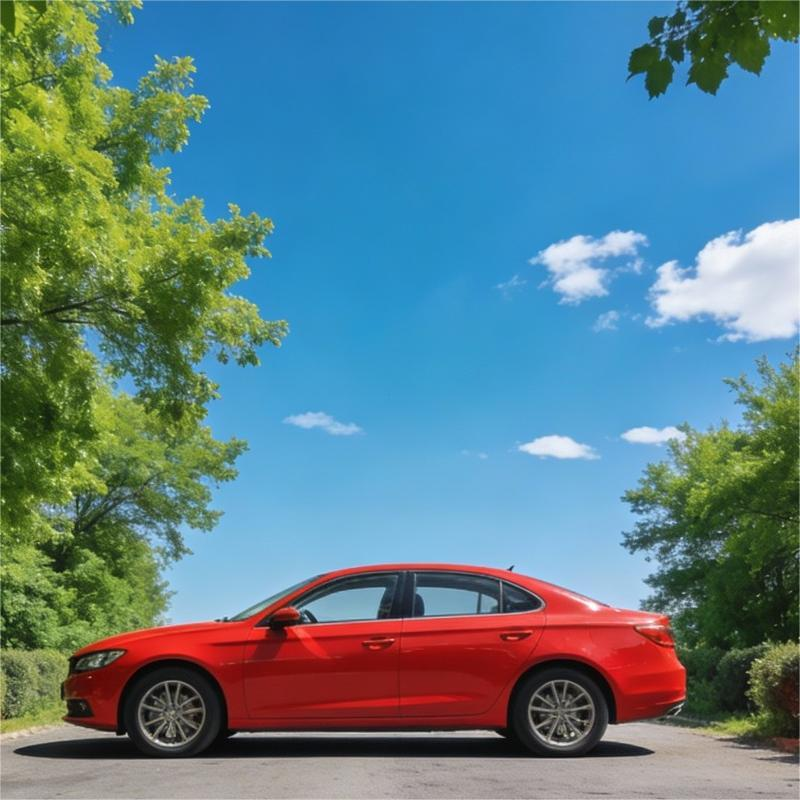
#> input picture araba.jpeg, 800 x 800 px
$ python main.py
#> lines starting #> are read from the running program, lines starting #| are printed output that depends on the picture; after the words box and inside, x2 and y2 are one past the last pixel; in counts of white or black regions, pixels touching at a corner belong together
### renk_gruplama.py
"""
Delta E ile Renk Gruplama
=========================
LAB uzayında benzer renkleri gruplar.
"""

import cv2
import numpy as np
from collections import defaultdict


def delta_e_cie76(lab1, lab2):
    """İki LAB rengi arasındaki Delta E mesafesi."""
    return np.sqrt(np.sum((np.array(lab1) - np.array(lab2)) ** 2))


def dominant_renkler_bul(goruntu: np.ndarray, k: int = 8) -> np.ndarray:
    """
    K-Means ile görüntüdeki baskın renkleri bulur.

    Args:
        goruntu: BGR formatında görüntü
        k: Renk sayısı

    Returns:
        np.ndarray: Baskın renkler (LAB formatında)
    """
    # LAB'a dönüştür
    lab = cv2.cvtColor(goruntu, cv2.COLOR_BGR2LAB)
    pixels = lab.reshape(-1, 3).astype(np.float32)

    # K-Means
    criteria = (cv2.TERM_CRITERIA_EPS + cv2.TERM_CRITERIA_MAX_ITER, 100, 0.2)
    _, labels, centers = cv2.kmeans(pixels, k, None, criteria, 10, cv2.KMEANS_RANDOM_CENTERS)

    return centers


def renkleri_grupla(renkler_lab: list, esik: float = 10.0) -> dict:
    """
    Delta E eşiğine göre benzer renkleri gruplar.

    Args:
        renkler_lab: LAB renk listesi [(L, a, b), ...]
        esik: Maksimum Delta E değeri (aynı grup için)

    Returns:
        dict: {grup_id: [renkler]}
    """
    gruplar = defaultdict(list)
    atanmis = set()
    grup_id = 0

    for i, renk1 in enumerate(renkler_lab):
        if i in atanmis:
            continue

        gruplar[grup_id].append(renk1)
        atanmis.add(i)

        for j, renk2 in enumerate(renkler_lab):
            if j in atanmis:
                continue

            de = delta_e_cie76(renk1, renk2)
            if de <= esik:
                gruplar[grup_id].append(renk2)
                atanmis.add(j)

        grup_id += 1

    return dict(gruplar)


# [39 lines left out: function renk_haritasi_olustur, not called in this run]


# [8 lines that do not run on import are left out]

### morfoloji.py
"""
Morfolojik İşlemler
===================
Segmentasyon sonuçlarını iyileştirmek için açma/kapama işlemleri.
"""

import cv2
import numpy as np


def kernel_olustur(boyut: int = 5, sekil: str = 'kare') -> np.ndarray:
    """
    Morfolojik işlemler için yapısal element oluşturur.

    Args:
        boyut: Kernel boyutu (tek sayı olmalı)
        sekil: 'kare', 'daire', veya 'capraz'

    Returns:
        np.ndarray: Yapısal element
    """
    if sekil == 'kare':
        return cv2.getStructuringElement(cv2.MORPH_RECT, (boyut, boyut))
    elif sekil == 'daire':
        return cv2.getStructuringElement(cv2.MORPH_ELLIPSE, (boyut, boyut))
    elif sekil == 'capraz':
        return cv2.getStructuringElement(cv2.MORPH_CROSS, (boyut, boyut))
    else:
        raise ValueError(f"Bilinmeyen şekil: {sekil}")


def acma(maske: np.ndarray, kernel_boyut: int = 5) -> np.ndarray:
    """
    Açma (Opening) işlemi: Erozyon + Genişleme
    Küçük gürültüleri temizler.

    Args:
        maske: Binary maske
        kernel_boyut: Yapısal element boyutu

    Returns:
        np.ndarray: İşlenmiş maske
    """
    kernel = kernel_olustur(kernel_boyut, 'kare')
    return cv2.morphologyEx(maske, cv2.MORPH_OPEN, kernel)


def kapama(maske: np.ndarray, kernel_boyut: int = 5) -> np.ndarray:
    """
    Kapama (Closing) işlemi: Genişleme + Erozyon
    Küçük delikleri doldurur.

    Args:
        maske: Binary maske
        kernel_boyut: Yapısal element boyutu

    Returns:
        np.ndarray: İşlenmiş maske
    """
    kernel = kernel_olustur(kernel_boyut, 'kare')
    return cv2.morphologyEx(maske, cv2.MORPH_CLOSE, kernel)


# [10 lines left out: functions erozyon, genisleme, not called in this run]


def tam_iyilestirme(maske: np.ndarray,
                    acma_boyut: int = 3,
                    kapama_boyut: int = 5) -> np.ndarray:
    """
    Tam iyileştirme: Önce açma (gürültü temizle), sonra kapama (delikleri doldur).

    Args:
        maske: Binary maske
        acma_boyut: Açma kernel boyutu
        kapama_boyut: Kapama kernel boyutu

    Returns:
        np.ndarray: İyileştirilmiş maske
    """
    # Önce açma ile küçük gürültüleri temizle
    sonuc = acma(maske, acma_boyut)
    # Sonra kapama ile delikleri doldur
    sonuc = kapama(sonuc, kapama_boyut)
    return sonuc


# [3 lines that do not run on import are left out]

### segmentasyon.py
"""
HSV Tabanlı Renk Segmentasyonu
==============================
Belirli renkteki nesneleri görüntüden ayırır.
"""

import cv2
import numpy as np


# Yaygın renklerin HSV aralıkları (OpenCV: H:0-180, S:0-255, V:0-255)
RENK_ARALIKLARI = {
    'kirmizi': [
        (np.array([0, 100, 100]), np.array([10, 255, 255])),
        (np.array([160, 100, 100]), np.array([180, 255, 255]))
    ],
    'turuncu': [(np.array([10, 100, 100]), np.array([25, 255, 255]))],
    'sari': [(np.array([25, 100, 100]), np.array([35, 255, 255]))],
    'yesil': [(np.array([35, 100, 100]), np.array([85, 255, 255]))],
    'cyan': [(np.array([85, 100, 100]), np.array([100, 255, 255]))],
    'mavi': [(np.array([100, 100, 100]), np.array([130, 255, 255]))],
    'mor': [(np.array([130, 100, 100]), np.array([160, 255, 255]))],
}


def renk_segmentasyonu(goruntu: np.ndarray, renk: str) -> np.ndarray:
    """
    HSV uzayında belirli bir rengi segmente eder.

    Args:
        goruntu: BGR formatında görüntü
        renk: 'kirmizi', 'yesil', 'mavi' vb.

    Returns:
        np.ndarray: Binary maske (0 veya 255)
    """
    if renk not in RENK_ARALIKLARI:
        raise ValueError(f"Bilinmeyen renk: {renk}. Seçenekler: {list(RENK_ARALIKLARI.keys())}")

    # BGR → HSV
    hsv = cv2.cvtColor(goruntu, cv2.COLOR_BGR2HSV)

    # Her aralık için maske oluştur ve birleştir
    maske = np.zeros(goruntu.shape[:2], dtype=np.uint8)
    for alt, ust in RENK_ARALIKLARI[renk]:
        maske_parcasi = cv2.inRange(hsv, alt, ust)
        maske = cv2.bitwise_or(maske, maske_parcasi)

    return maske


# [20 lines left out: function ozel_aralik_segmentasyonu, not called in this run]


def maskeyi_uygula(goruntu: np.ndarray, maske: np.ndarray) -> np.ndarray:
    """Maskeyi görüntüye uygula, sadece seçili bölgeyi göster."""
    return cv2.bitwise_and(goruntu, goruntu, mask=maske)


# [3 lines that do not run on import are left out]

### main.py
"""
Görüntü İşleme Ödevi - Renk Uzayları ve Segmentasyon
Proje 4: RGB, HSV, LAB renk uzayları ile renk tabanlı segmentasyon

Görevler:
1. RGB'den HSV ve LAB'a dönüşüm
2. HSV ile çoklu renk segmentasyonu
3. LAB Delta E ile renk gruplama
4. Morfolojik işlemlerle iyileştirme
"""

import cv2
import numpy as np
from segmentasyon import renk_segmentasyonu, maskeyi_uygula
from morfoloji import tam_iyilestirme, acma, kapama
from renk_gruplama import dominant_renkler_bul, delta_e_cie76, renkleri_grupla


def gorev1_renk_uzayi_donusumleri(goruntu: np.ndarray):
    """Görev 1: RGB'den HSV ve LAB'a dönüşüm"""

    # RGB'den HSV'ye dönüştürüyorum
    hsv = cv2.cvtColor(goruntu, cv2.COLOR_BGR2HSV)

    # RGB'den LAB'a dönüştürüyorum
    lab = cv2.cvtColor(goruntu, cv2.COLOR_BGR2LAB)

    # Sonuçları gösteriyorum
    cv2.imshow('Orijinal Goruntu (RGB)', goruntu)
    cv2.imshow('HSV Goruntu', hsv)
    cv2.imshow('LAB Goruntu', lab)
    cv2.waitKey(0)
    cv2.destroyAllWindows()


def gorev2_hsv_segmentasyon(goruntu: np.ndarray):
    """Görev 2: HSV ile çoklu renk segmentasyonu"""

    renkler = ['kirmizi', 'yesil', 'mavi']
    maskeler = {}
    segmente_nesneler = {}

    # Her renk için segmentasyon yapıyorum
    for renk in renkler:
        maske = renk_segmentasyonu(goruntu, renk)
        segmente_nesne = maskeyi_uygula(goruntu, maske)

        maskeler[renk] = maske
        segmente_nesneler[renk] = segmente_nesne

    # Sonuçları gösteriyorum
    for renk in renkler:
        # Maske ve segmente edilmiş görüntüyü yan yana koyuyorum
        maske_bgr = cv2.cvtColor(maskeler[renk], cv2.COLOR_GRAY2BGR)
        birlesik = np.hstack([maske_bgr, segmente_nesneler[renk]])

        # Ekrana sığması için boyutlandırıyorum
        yukseklik, genislik = birlesik.shape[:2]
        yeni_genislik = int(genislik * 0.5)
        yeni_yukseklik = int(yukseklik * 0.5)
        birlesik_kucuk = cv2.resize(birlesik, (yeni_genislik, yeni_yukseklik))

        cv2.imshow(f'{renk.capitalize()} - Maske | Segmente', birlesik_kucuk)

    cv2.waitKey(0)
    cv2.destroyAllWindows()

    return maskeler


def gorev3_delta_e_gruplama(goruntu: np.ndarray):
    """Görev 3: LAB Delta E ile renk gruplama (GERÇEK KULLANIM)"""

    # 1️⃣ K-Means ile baskın renkleri bul
    k = 8
    dominant = dominant_renkler_bul(goruntu, k=k)  # LAB formatında

    # 2️⃣ Delta E ile renkleri grupla
    renkler_liste = [tuple(r) for r in dominant]
    gruplar = renkleri_grupla(renkler_liste, esik=20.0)

    print(f"\n=== Delta E Gruplama Sonuçları ===")
    print(f"Başlangıç renk sayısı (K-means): {k}")
    print(f"Delta E ile gruplanmış renk sayısı: {len(gruplar)}")

    # Her grubun detaylarını yazdır
    for grup_id, grup_renkleri in gruplar.items():
        print(f"Grup {grup_id}: {len(grup_renkleri)} renk")

    # 3️⃣ Her grubun ortalama rengini al (LAB)
    grup_renkleri = []
    for grup in gruplar.values():
        grup = np.array(grup)
        ortalama_lab = np.mean(grup, axis=0)
        grup_renkleri.append(ortalama_lab)

    # 4️⃣ Delta E ile gruplanmış renk paleti oluştur
    grup_sayisi = len(grup_renkleri)
    renk_paleti = np.zeros((100, grup_sayisi * 100, 3), dtype=np.uint8)

    for i, renk_lab in enumerate(grup_renkleri):
        lab_pixel = np.uint8([[renk_lab]])
        bgr_pixel = cv2.cvtColor(lab_pixel.reshape(1, 1, 3), cv2.COLOR_LAB2BGR)
        renk_bgr = bgr_pixel[0, 0]
        renk_paleti[:, i*100:(i+1)*100] = renk_bgr

    # 5️⃣ Paleti göster
    cv2.imshow('Delta E ile Gruplanmis Renk Paleti', renk_paleti)
    cv2.waitKey(0)
    cv2.destroyAllWindows()


def gorev4_morfolojik_iyilestirme(goruntu: np.ndarray, maskeler: dict):
    """Görev 4: Morfolojik işlemlerle iyileştirme"""

    for renk, maske in maskeler.items():
        # Morfolojik işlemler uyguluyorum
        maske_acma = acma(maske, kernel_boyut=3)  # Gürültüyü temizliyorum
        maske_kapama = kapama(maske_acma, kernel_boyut=7)  # Delikleri dolduruyorum
        maske_iyilestirilmis = tam_iyilestirme(maske, acma_boyut=3, kapama_boyut=7)

        # İyileştirilmiş maskeyi uyguluyorum
        nesne_iyilestirilmis = maskeyi_uygula(goruntu, maske_iyilestirilmis)

        # Ham maskeyi de uyguluyorum (karşılaştırma için)
        nesne_ham = maskeyi_uygula(goruntu, maske)

        # Tüm aşamaları gösteriyorum (2x3 grid)
        ust_satir = np.hstack([
            cv2.cvtColor(maske, cv2.COLOR_GRAY2BGR),
            cv2.cvtColor(maske_acma, cv2.COLOR_GRAY2BGR),
            cv2.cvtColor(maske_kapama, cv2.COLOR_GRAY2BGR)
        ])

        # Alt satır: Önce-sonra karşılaştırması
        alt_satir = np.hstack([
            cv2.cvtColor(maske_iyilestirilmis, cv2.COLOR_GRAY2BGR),
            nesne_ham,  # İyileştirme öncesi
            nesne_iyilestirilmis  # İyileştirme sonrası
        ])

        birlesik_goruntu = np.vstack([ust_satir, alt_satir])

        # Ekrana sığması için boyutlandırıyorum
        yukseklik, genislik = birlesik_goruntu.shape[:2]
        yeni_genislik = int(genislik * 0.5)
        yeni_yukseklik = int(yukseklik * 0.5)
        birlesik_goruntu_kucuk = cv2.resize(birlesik_goruntu, (yeni_genislik, yeni_yukseklik))

        cv2.imshow(f'{renk.capitalize()} - Morfolojik Asamalar', birlesik_goruntu_kucuk)

    cv2.waitKey(0)
    cv2.destroyAllWindows()


def ana():
    """Ana fonksiyon - tüm görevleri çalıştır"""

    goruntu_yolu = "araba.jpeg"
    goruntu = cv2.imread(goruntu_yolu)
#> goruntu is the input picture: shape (800, 800, 3); mean B, G, R 138, 128.4, 92.8

    if goruntu is None:
        return

    # Görevleri sırayla çalıştırıyorum
    gorev1_renk_uzayi_donusumleri(goruntu)
#> in gorev1_renk_uzayi_donusumleri, `hsv = cv2.cvtColor(goruntu, cv2.COLOR_BGR2HSV)`: hsv: shape (800, 800, 3); mean H, S, V 73, 141.2, 165.5
#> in gorev1_renk_uzayi_donusumleri, `lab = cv2.cvtColor(goruntu, cv2.COLOR_BGR2LAB)`: lab: shape (800, 800, 3); mean of channels 0, 1, 2 134.4, 123.5, 122
    maskeler = gorev2_hsv_segmentasyon(goruntu)
#> the loop in gorev2_hsv_segmentasyon, `for renk in renkler:` made 3 passes
#> pass 1, in gorev2_hsv_segmentasyon, `maske = renk_segmentasyonu(goruntu, renk)`:
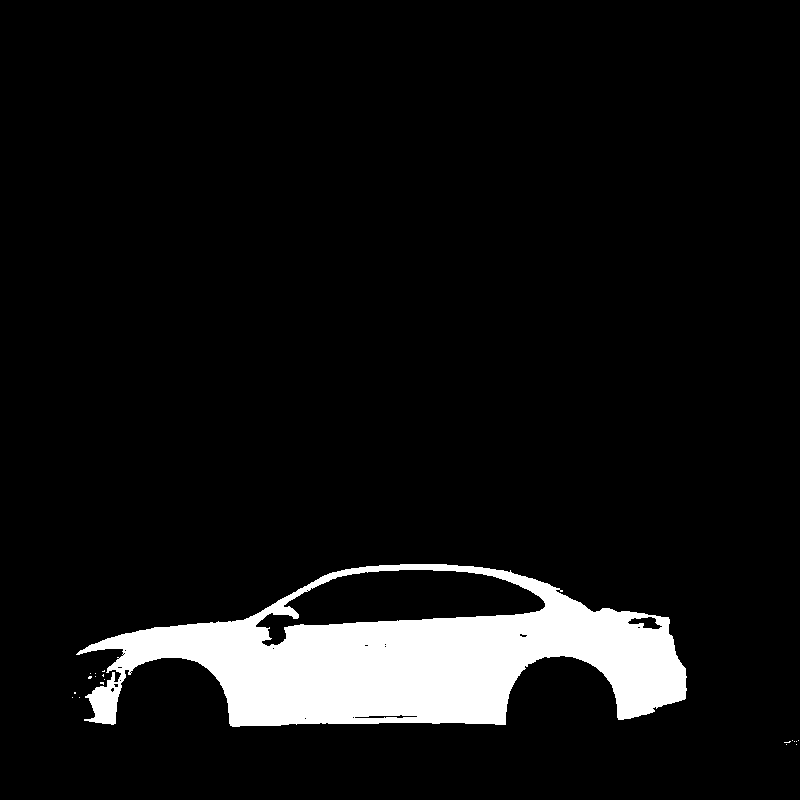
#> maske: shape (800, 800); 7.7% white; 19 white regions (18 under 20 px), largest, box (x1, y1, x2, y2) and area: (76, 564, 687, 727) 49328
#> after the loop in gorev2_hsv_segmentasyon, `for renk in renkler:`: maskeler = 3 items
#> the loop in gorev2_hsv_segmentasyon, `for renk in renkler:` made 3 passes
#> pass 1, in gorev2_hsv_segmentasyon, `birlesik_kucuk = cv2.resize(birlesik, (yeni_genislik, yeni_yukseklik))`:
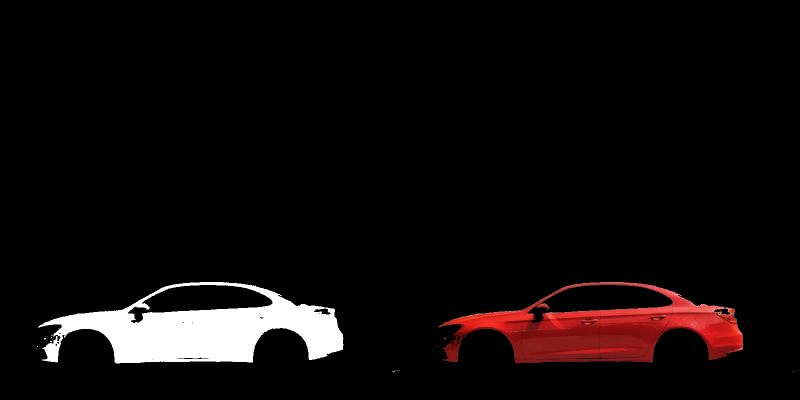
#> birlesik_kucuk: shape (400, 800, 3); mean B, G, R 11.2, 11.2, 16.3
#> after the loop in gorev2_hsv_segmentasyon, `for renk in renkler:`:
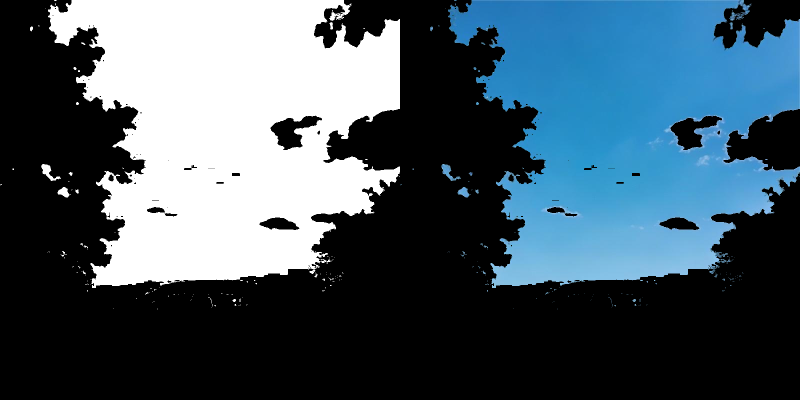
#> birlesik: shape (800, 1600, 3) (shown at 1/2 size); mean B, G, R 101.1, 89.1, 70.3
#> maskeler = 3 items
    gorev3_delta_e_gruplama(goruntu)
#> in dominant_renkler_bul, `criteria = (cv2.TERM_CRITERIA_EPS + cv2.TERM_CRITERIA_MAX_ITER, 100, 0..`: criteria = (3, 100, 0.2)
#> in dominant_renkler_bul, `_, labels, centers = cv2.kmeans(pixels, k, None, criteria, 10, cv2.KME..`: centers = [[118.3, 110.7, 152.1], [186, 123.4, 114.4], [73.12, 113, 145.7], [145.8, 120.7, 91.43], [162.5, 107, 169.4], [124.2, 188.2, 168.8], [72.09, 171.9, 158.4], [28.2, 127.1, 130.9]]
#> in gorev3_delta_e_gruplama, `dominant = dominant_renkler_bul(goruntu, k=k)`: dominant has the same summary as centers in dominant_renkler_bul
#> in gorev3_delta_e_gruplama, `renkler_liste = [tuple(r) for r in dominant]`: renkler_liste = [(118.3, 110.7, 152.1), (186, 123.4, 114.4), (73.12, 113, 145.7), (145.8, 120.7, 91.43), (162.5, 107, 169.4), (124.2, 188.2, 168.8), (72.09, 171.9, 158.4), (28.2, 127.1, 130.9)]
#> the loop in renkleri_grupla, `for i, renk1 in enumerate(renkler_lab):` made 8 passes
#> after the loop in renkleri_grupla, `for i, renk1 in enumerate(renkler_lab):`: atanmis = 8 items; grup_id = 8
#> in gorev3_delta_e_gruplama, `gruplar = renkleri_grupla(renkler_liste, esik=20.0)`: gruplar = {0: [(118.3, 110.7, 152.1)], 1: [(186, 123.4, 114.4)], 2: [(73.12, 113, 145.7)], 3: [(145.8, 120.7, 91.43)], 4: [(162.5, 107, 169.4)], 5: [(124.2, 188.2, 168.8)], 6: [(72.09, 171.9, 158.4)], 7: [(28.2, 127.1, 130.9)]}
#| Delta E ile gruplanmış renk sayısı: 8
#> the loop in gorev3_delta_e_gruplama, `for grup_id, grup_renkleri in gruplar.items():` made 8 passes
#| Grup 0: 1 renk
#| Grup 1: 1 renk
#| Grup 2: 1 renk
#| Grup 3: 1 renk
#| Grup 4: 1 renk
#| Grup 5: 1 renk
#| Grup 6: 1 renk
#| Grup 7: 1 renk
#> the loop in gorev3_delta_e_gruplama, `for grup in gruplar.values():` made 8 passes
#> after the loop in gorev3_delta_e_gruplama, `for grup in gruplar.values():`: grup_renkleri has the same summary as centers in dominant_renkler_bul
#> in gorev3_delta_e_gruplama, `grup_sayisi = len(grup_renkleri)`: grup_sayisi = 8
#> the loop in gorev3_delta_e_gruplama, `for i, renk_lab in enumerate(grup_renkleri):` made 8 passes
#> (renk_lab, lab_pixel, renk_bgr) on passes 1 to 8: ([118.3, 110.7, 152.1], [[118, 110, 152]], [68, 117, 93]), ([186, 123.4, 114.4], [[185, 123, 114]], [203, 182, 153]), ([73.12, 113, 145.7], [[73, 113, 145]], [41, 73, 53]), ([145.8, 120.7, 91.43], [[145, 120, 91]], [200, 144, 51]), ([162.5, 107, 169.4], [[162, 107, 169]], [78, 163, 141]), ([124.2, 188.2, 168.8], [[124, 188, 168]], [51, 57, 213]), ([72.09, 171.9, 158.4], [[72, 171, 158]], [23, 27, 130]), ([28.2, 127.1, 130.9], [[28, 127, 130]], [27, 30, 29])
#> after the loop in gorev3_delta_e_gruplama, `for i, renk_lab in enumerate(grup_renkleri):`:
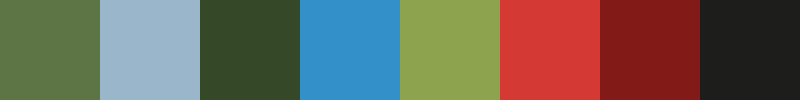
#> renk_paleti: shape (100, 800, 3); mean B, G, R 86.4, 99.1, 107.9
    gorev4_morfolojik_iyilestirme(goruntu, maskeler)
#> the loop in gorev4_morfolojik_iyilestirme, `for renk, maske in maskeler.items():` made 3 passes
#> renk on passes 1 to 3: 'kirmizi', 'yesil', 'mavi'
#> pass 1, in gorev4_morfolojik_iyilestirme, `ust_satir = np.hstack([ cv2.cvtColor(maske, cv2.COLOR_GRAY2BGR), cv2.c..`:
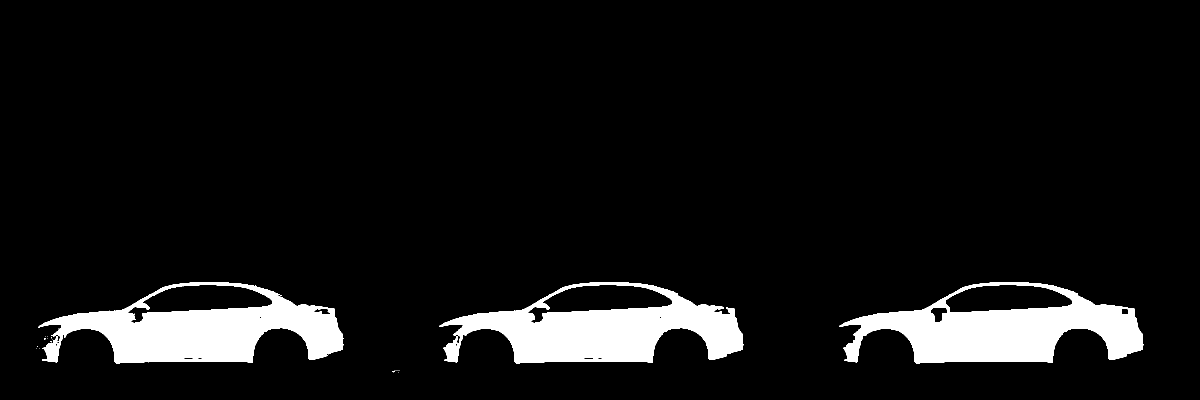
#> ust_satir: shape (800, 2400, 3) (shown at 1/2 size); 7.7% white; 21 white regions (18 under 20 px), largest, box (x1, y1, x2, y2) and area: (1679, 564, 2287, 727) 49714, (76, 564, 687, 727) 49328, (879, 564, 1487, 727) 49212
#> after the loop in gorev4_morfolojik_iyilestirme, `for renk, maske in maskeler.items():`:
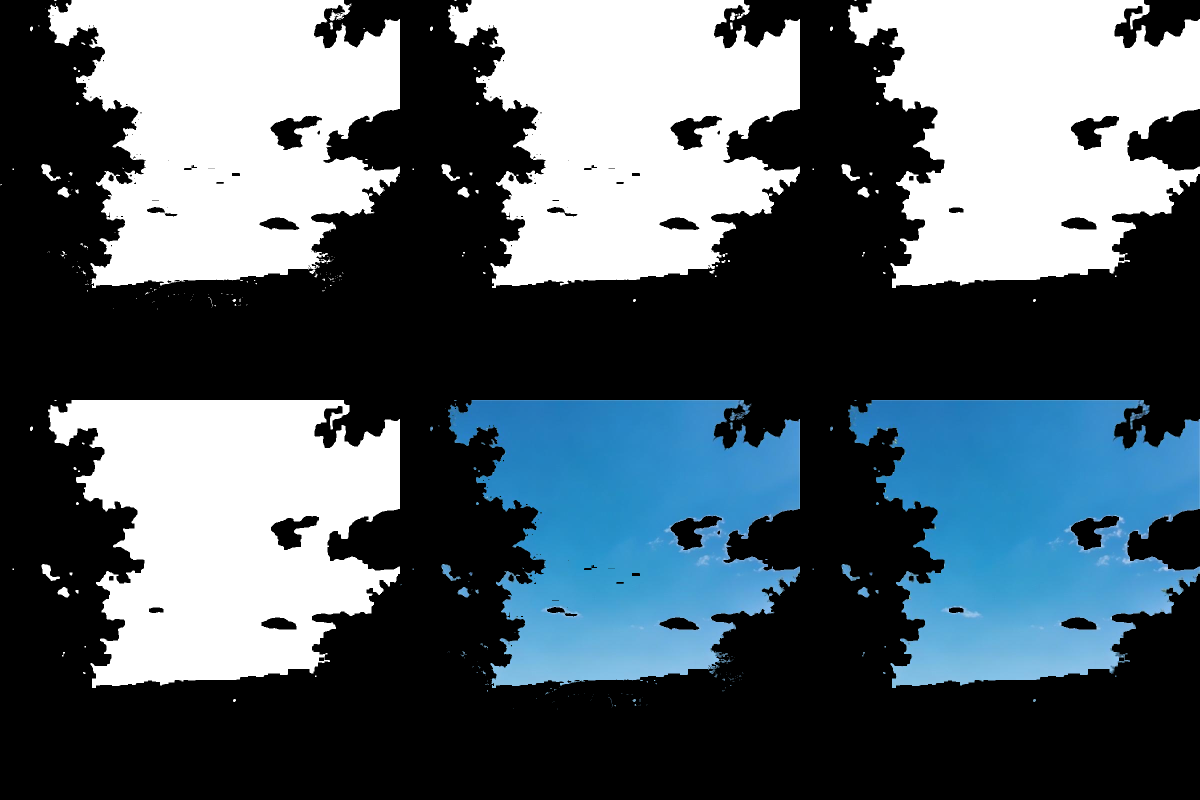
#> birlesik_goruntu: shape (1600, 2400, 3) (shown at 1/2 size); mean B, G, R 104.8, 96.8, 84.2
#> after the loop in gorev4_morfolojik_iyilestirme, `for renk, maske in maskeler.items():`: maske_acma: shape (800, 800); 43.7% white; 29 white regions (15 under 20 px), largest, box (x1, y1, x2, y2) and area: (96, 0, 800, 576) 278243, (83, 328, 120, 362) 469, (115, 374, 139, 395) 309
#> after the loop in gorev4_morfolojik_iyilestirme, `for renk, maske in maskeler.items():`:
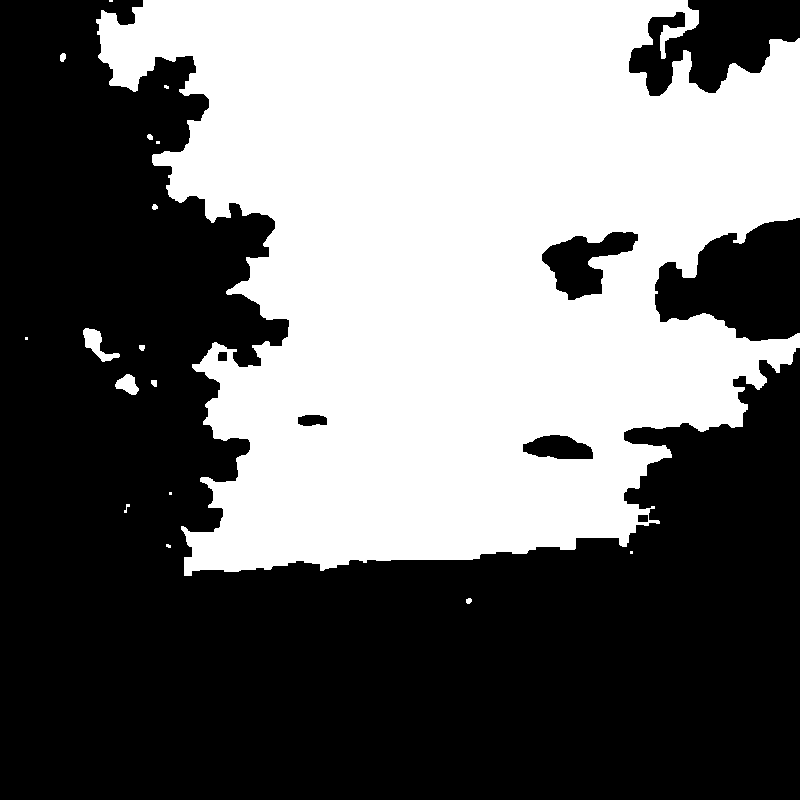
#> maske_iyilestirilmis: shape (800, 800); 44% white; 17 white regions (7 under 20 px), largest, box (x1, y1, x2, y2) and area: (96, 0, 800, 576) 280709, (83, 328, 120, 362) 495, (115, 374, 139, 395) 309


if __name__ == "__main__":
    ana()
